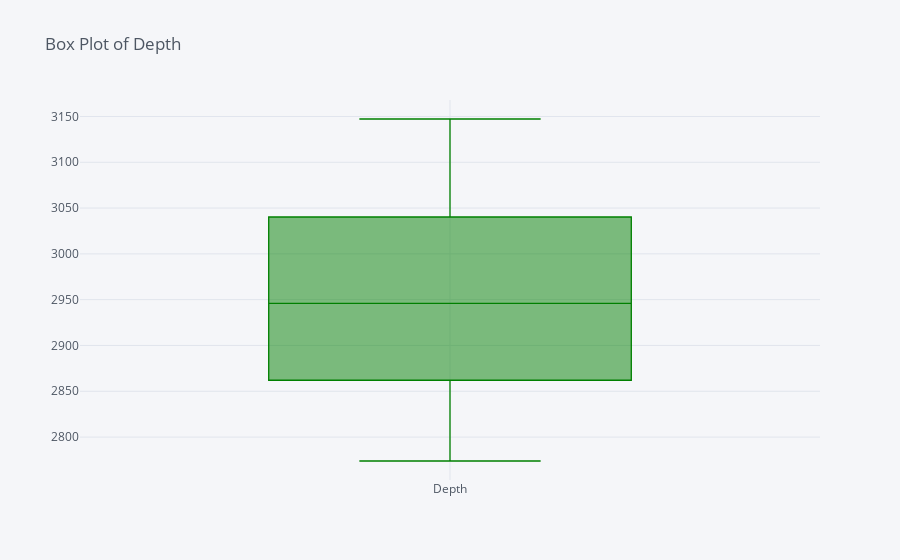
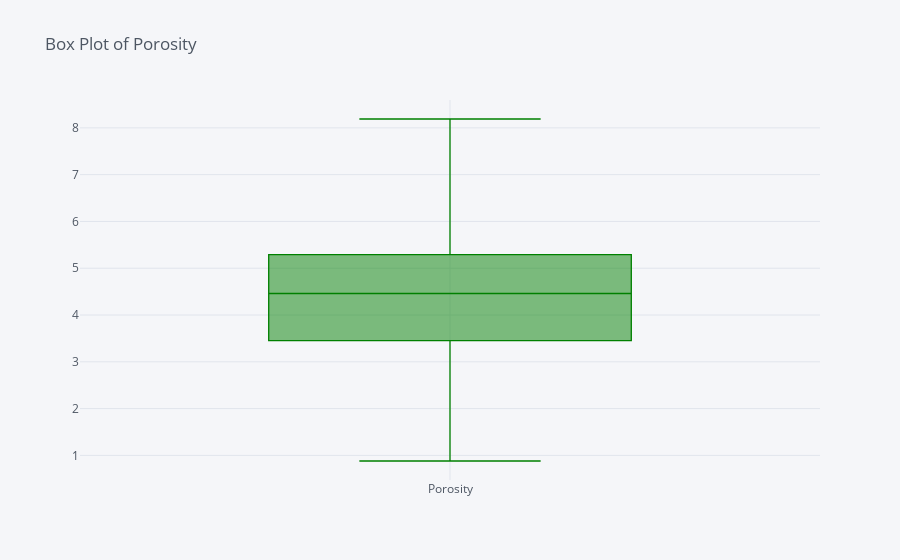
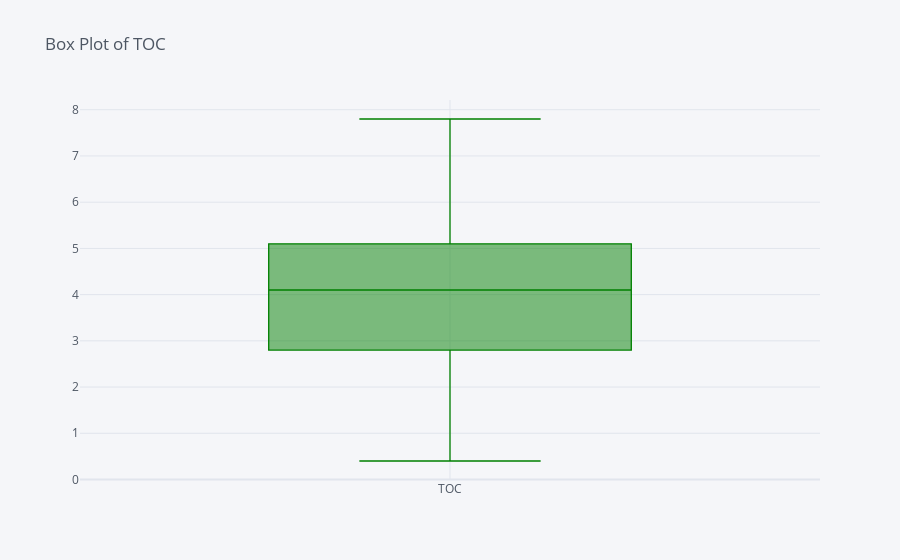
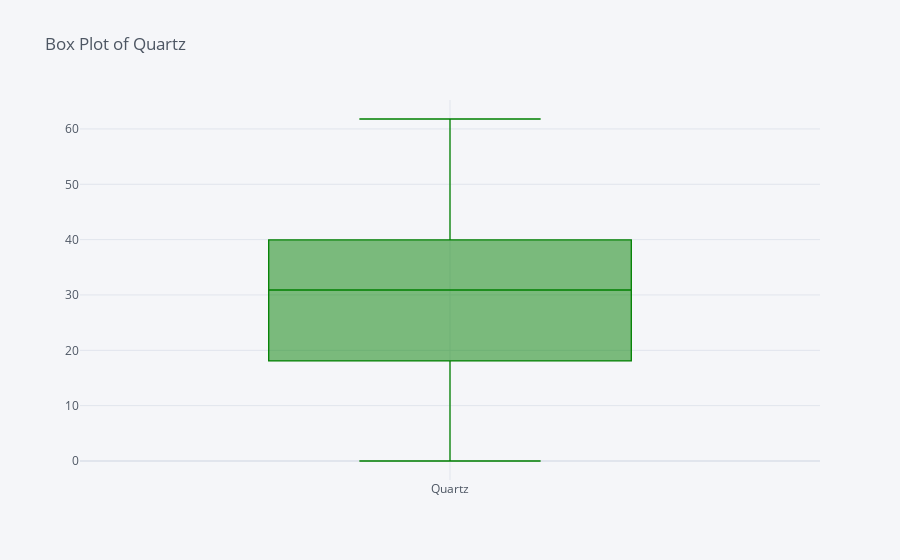

The notebook cell these images were saved under, in order:
### Code cell
#create a histogram plot for all columns one by one
for i in df.columns:
    df[i].iplot(kind='box',color='green',title=str('Box Plot of '+str(i)))

### Figure 1 — Plotly figure (JSON) as saved in the notebook; plotly's stock layout.template omitted (floating-point values rounded to 4 significant figures; data arrays with more than 128 entries replaced by an {"elided": "..."} marker saying what was removed)
{"data": [{"boxpoints": false, "line": {"width": 1.3}, "marker": {"color": "rgba(0, 128, 0, 1.0)"}, "name": "Depth", "orientation": "v", "type": "box", "y": {"elided": "167 float values"}}], "layout": {"legend": {"bgcolor": "#F5F6F9", "font": {"color": "#4D5663"}}, "paper_bgcolor": "#F5F6F9", "plot_bgcolor": "#F5F6F9", "title": {"font": {"color": "#4D5663"}, "text": "Box Plot of Depth"}, "xaxis": {"gridcolor": "#E1E5ED", "showgrid": true, "tickfont": {"color": "#4D5663"}, "title": {"font": {"color": "#4D5663"}, "text": ""}, "zerolinecolor": "#E1E5ED"}, "yaxis": {"gridcolor": "#E1E5ED", "showgrid": true, "tickfont": {"color": "#4D5663"}, "title": {"font": {"color": "#4D5663"}, "text": ""}, "zerolinecolor": "#E1E5ED"}}}

### Figure 2 — Plotly figure (JSON) as saved in the notebook; plotly's stock layout.template omitted (floating-point values rounded to 4 significant figures; data arrays with more than 128 entries replaced by an {"elided": "..."} marker saying what was removed)
{"data": [{"boxpoints": false, "line": {"width": 1.3}, "marker": {"color": "rgba(0, 128, 0, 1.0)"}, "name": "Porosity", "orientation": "v", "type": "box", "y": {"elided": "167 float values"}}], "layout": {"legend": {"bgcolor": "#F5F6F9", "font": {"color": "#4D5663"}}, "paper_bgcolor": "#F5F6F9", "plot_bgcolor": "#F5F6F9", "title": {"font": {"color": "#4D5663"}, "text": "Box Plot of Porosity"}, "xaxis": {"gridcolor": "#E1E5ED", "showgrid": true, "tickfont": {"color": "#4D5663"}, "title": {"font": {"color": "#4D5663"}, "text": ""}, "zerolinecolor": "#E1E5ED"}, "yaxis": {"gridcolor": "#E1E5ED", "showgrid": true, "tickfont": {"color": "#4D5663"}, "title": {"font": {"color": "#4D5663"}, "text": ""}, "zerolinecolor": "#E1E5ED"}}}

### Figure 3 — Plotly figure (JSON) as saved in the notebook; plotly's stock layout.template omitted (floating-point values rounded to 4 significant figures; data arrays with more than 128 entries replaced by an {"elided": "..."} marker saying what was removed)
{"data": [{"boxpoints": false, "line": {"width": 1.3}, "marker": {"color": "rgba(0, 128, 0, 1.0)"}, "name": "TOC", "orientation": "v", "type": "box", "y": {"elided": "167 float values"}}], "layout": {"legend": {"bgcolor": "#F5F6F9", "font": {"color": "#4D5663"}}, "paper_bgcolor": "#F5F6F9", "plot_bgcolor": "#F5F6F9", "title": {"font": {"color": "#4D5663"}, "text": "Box Plot of TOC"}, "xaxis": {"gridcolor": "#E1E5ED", "showgrid": true, "tickfont": {"color": "#4D5663"}, "title": {"font": {"color": "#4D5663"}, "text": ""}, "zerolinecolor": "#E1E5ED"}, "yaxis": {"gridcolor": "#E1E5ED", "showgrid": true, "tickfont": {"color": "#4D5663"}, "title": {"font": {"color": "#4D5663"}, "text": ""}, "zerolinecolor": "#E1E5ED"}}}

### Figure 4 — Plotly figure (JSON) as saved in the notebook; plotly's stock layout.template omitted (floating-point values rounded to 4 significant figures; data arrays with more than 128 entries replaced by an {"elided": "..."} marker saying what was removed)
{"data": [{"boxpoints": false, "line": {"width": 1.3}, "marker": {"color": "rgba(0, 128, 0, 1.0)"}, "name": "Quartz", "orientation": "v", "type": "box", "y": {"elided": "167 float values"}}], "layout": {"legend": {"bgcolor": "#F5F6F9", "font": {"color": "#4D5663"}}, "paper_bgcolor": "#F5F6F9", "plot_bgcolor": "#F5F6F9", "title": {"font": {"color": "#4D5663"}, "text": "Box Plot of Quartz"}, "xaxis": {"gridcolor": "#E1E5ED", "showgrid": true, "tickfont": {"color": "#4D5663"}, "title": {"font": {"color": "#4D5663"}, "text": ""}, "zerolinecolor": "#E1E5ED"}, "yaxis": {"gridcolor": "#E1E5ED", "showgrid": true, "tickfont": {"color": "#4D5663"}, "title": {"font": {"color": "#4D5663"}, "text": ""}, "zerolinecolor": "#E1E5ED"}}}
